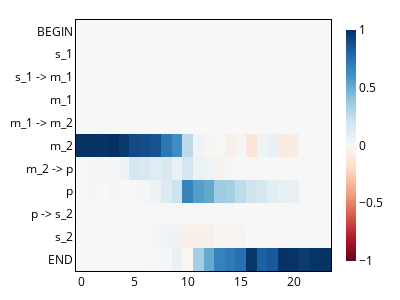

The notebook cell this image was saved under:
### Code cell
pu.plot_residual(h.normalise_tensor(h.resize_all(s_resid_denoising_2)), labels, image_dir / "symbolic_residual_pythia410m.png")

### Figure 1 — Plotly figure (JSON) as saved in the notebook; plotly's stock layout.template omitted (floating-point values rounded to 4 significant figures; data arrays with more than 128 entries replaced by an {"elided": "..."} marker saying what was removed)
{"data": [{"coloraxis": "coloraxis", "hovertemplate": "Layer: %{x}<br>Sequence Position: %{y}<br>color: %{z}<extra></extra>", "name": "0", "type": "heatmap", "xaxis": "x", "y": ["BEGIN", "s_1", "s_1 -> m_1", "m_1", "m_1 -> m_2", "m_2", "m_2 -> p", "p", "p -> s_2", "s_2", "END"], "yaxis": "y", "z": {"elided": "11x24 float values"}}], "layout": {"coloraxis": {"cmid": 0, "colorbar": {"len": 1, "lenmode": "fraction", "thickness": 10, "thicknessmode": "pixels", "title": {}}, "colorscale": [[0, "rgb(103,0,31)"], [0.1, "rgb(178,24,43)"], [0.2, "rgb(214,96,77)"], [0.3, "rgb(244,165,130)"], [0.4, "rgb(253,219,199)"], [0.5, "rgb(247,247,247)"], [0.6, "rgb(209,229,240)"], [0.7, "rgb(146,197,222)"], [0.8, "rgb(67,147,195)"], [0.9, "rgb(33,102,172)"], [1, "rgb(5,48,97)"]]}, "font": {"color": "black", "size": 12}, "height": 300, "margin": {"b": 20, "l": 10, "r": 10, "t": 20}, "title": {"font": {"size": 14}}, "width": 400, "xaxis": {"anchor": "y", "constrain": "domain", "domain": [0, 1], "linecolor": "black", "linewidth": 1, "mirror": true, "scaleanchor": "y", "showline": true, "showticklabels": true, "tickmode": "array", "ticks": "", "title": {}}, "yaxis": {"anchor": "x", "autorange": "reversed", "constrain": "domain", "domain": [0, 1], "linecolor": "black", "linewidth": 1, "mirror": true, "showline": true, "showticklabels": true, "tickmode": "array", "ticks": "", "ticktext": ["BEGIN", "s_1", "s_1 -> m_1", "m_1", "m_1 -> m_2", "m_2", "m_2 -> p", "p", "p -> s_2", "s_2", "END"], "tickvals": [0, 1, 2, 3, 4, 5, 6, 7, 8, 9, 10], "title": {}}}}
